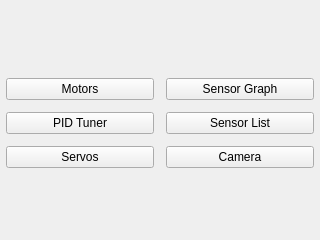
<?xml version="1.0" encoding="UTF-8"?>
<ui version="4.0">
 <class>MotorsSensorsWidget</class>
 <widget class="QWidget" name="MotorsSensorsWidget">
  <property name="geometry">
   <rect>
    <x>0</x>
    <y>0</y>
    <width>320</width>
    <height>240</height>
   </rect>
  </property>
  <property name="windowTitle">
   <string>Motors and Sensors</string>
  </property>
  <layout class="QVBoxLayout" name="verticalLayout_2">
   <property name="leftMargin">
    <number>6</number>
   </property>
   <property name="topMargin">
    <number>6</number>
   </property>
   <property name="rightMargin">
    <number>6</number>
   </property>
   <property name="bottomMargin">
    <number>0</number>
   </property>
   <item>
    <layout class="QHBoxLayout" name="horizontalLayout" stretch="1,1">
     <property name="spacing">
      <number>12</number>
     </property>
     <item>
      <layout class="QVBoxLayout" name="verticalLayout">
       <item>
        <spacer name="verticalSpacer_2">
         <property name="orientation">
          <enum>Qt::Vertical</enum>
         </property>
         <property name="sizeHint" stdset="0">
          <size>
           <width>20</width>
           <height>40</height>
          </size>
         </property>
        </spacer>
       </item>
       <item>
        <widget class="QPushButton" name="motors">
         <property name="text">
          <string>Motors</string>
         </property>
         <property name="icon">
          <iconset resource="../rc/icons.qrc">
           <normaloff>:/icons/car.png</normaloff>:/icons/car.png</iconset>
         </property>
        </widget>
       </item>
       <item>
        <widget class="QPushButton" name="pidTuner">
         <property name="text">
          <string>PID Tuner</string>
         </property>
         <property name="icon">
          <iconset resource="../rc/icons.qrc">
           <normaloff>:/icons/chart_curve.png</normaloff>:/icons/chart_curve.png</iconset>
         </property>
        </widget>
       </item>
       <item>
        <widget class="QPushButton" name="servos">
         <property name="text">
          <string>Servos</string>
         </property>
         <property name="icon">
          <iconset resource="../rc/icons.qrc">
           <normaloff>:/icons/lightning.png</normaloff>:/icons/lightning.png</iconset>
         </property>
        </widget>
       </item>
       <item>
        <spacer name="verticalSpacer">
         <property name="orientation">
          <enum>Qt::Vertical</enum>
         </property>
         <property name="sizeHint" stdset="0">
          <size>
           <width>20</width>
           <height>40</height>
          </size>
         </property>
        </spacer>
       </item>
      </layout>
     </item>
     <item>
      <layout class="QVBoxLayout" name="verticalLayout_3">
       <item>
        <spacer name="verticalSpacer_4">
         <property name="orientation">
          <enum>Qt::Vertical</enum>
         </property>
         <property name="sizeHint" stdset="0">
          <size>
           <width>20</width>
           <height>40</height>
          </size>
         </property>
        </spacer>
       </item>
       <item>
        <widget class="QPushButton" name="sensorGraph">
         <property name="text">
          <string>Sensor Graph</string>
         </property>
         <property name="icon">
          <iconset resource="../rc/icons.qrc">
           <normaloff>:/icons/chart_line.png</normaloff>:/icons/chart_line.png</iconset>
         </property>
        </widget>
       </item>
       <item>
        <widget class="QPushButton" name="sensorList">
         <property name="text">
          <string>Sensor List</string>
         </property>
         <property name="icon">
          <iconset resource="../rc/icons.qrc">
           <normaloff>:/icons/text_list_bullets.png</normaloff>:/icons/text_list_bullets.png</iconset>
         </property>
        </widget>
       </item>
       <item>
        <widget class="QPushButton" name="camera">
         <property name="text">
          <string>Camera</string>
         </property>
         <property name="icon">
          <iconset resource="../rc/icons.qrc">
           <normaloff>:/icons/webcam.png</normaloff>:/icons/webcam.png</iconset>
         </property>
        </widget>
       </item>
       <item>
        <spacer name="verticalSpacer_3">
         <property name="orientation">
          <enum>Qt::Vertical</enum>
         </property>
         <property name="sizeHint" stdset="0">
          <size>
           <width>20</width>
           <height>40</height>
          </size>
         </property>
        </spacer>
       </item>
      </layout>
     </item>
    </layout>
   </item>
  </layout>
 </widget>
 <resources>
  <include location="../rc/construction.qrc"/>
  <include location="../rc/icons.qrc"/>
 </resources>
 <connections/>
</ui>
